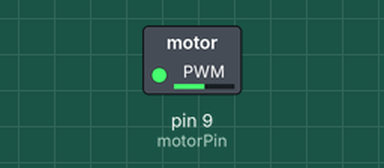
Bench run of a sketch on a simulated Arduino Uno, built with avr-gcc and run on an emulated ATmega328P. Parts: switched loads named in the sketch (green lamp = pin HIGH).

Above: at 0.05 s.
At 4.0 s:
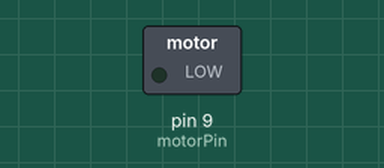
Timing chart, 0 to 5.2 s (numbered marks = the images above):
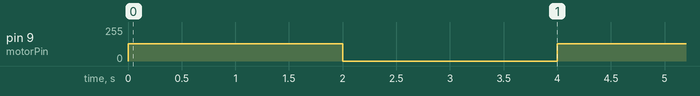

Measured:
- by itself, pin 9 (motorPin): alternates 128/255 for 2.0 s and 0/255 for 2.0 s

The sketch:

DC_Motor_via_Motor_Driver.ino
```cpp
const int motorPin = 9;  // PWM capable

void setup() {
  pinMode(motorPin, OUTPUT);
}

void loop() {
  analogWrite(motorPin, 128);  // Run motor at ~50% speed
  delay(2000);
  analogWrite(motorPin, 0);    // Stop
  delay(2000);
}
```
